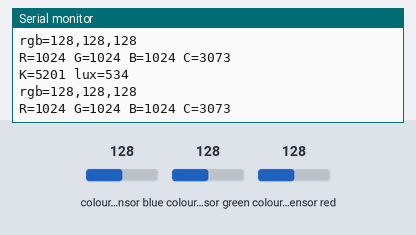
A sketch run on a simulated Arduino Uno, built with avr-gcc and run on an emulated ATmega328P. Shown: the last lines printed to the serial monitor. The test bench sets the inputs (shaded band); at power-on: colour sensor green 128, colour sensor blue 128, colour sensor red 128.

Above: at 1.2 s.
1.3 s: colour sensor green set to 191
At 1.4 s:
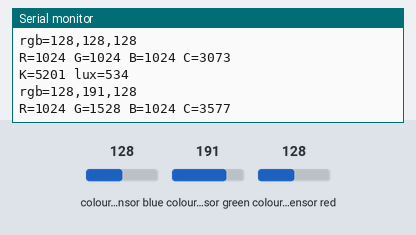
4.3 s: colour sensor blue set to 5
At 4.38 s:
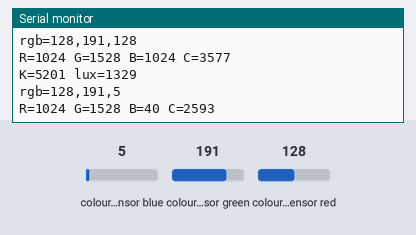
5.8 s: colour sensor red set to 5
At 5.81 s:
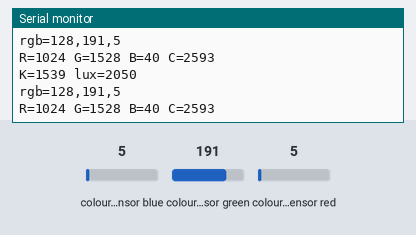
8.8 s: colour sensor blue set to 64
At 8.88 s:
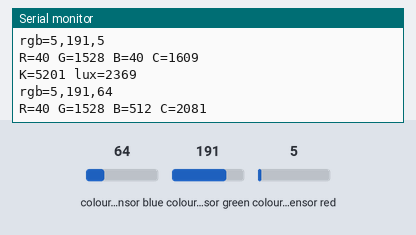
Timing chart, 0 to 11.8 s (numbered marks = the images above; inputs shaded):
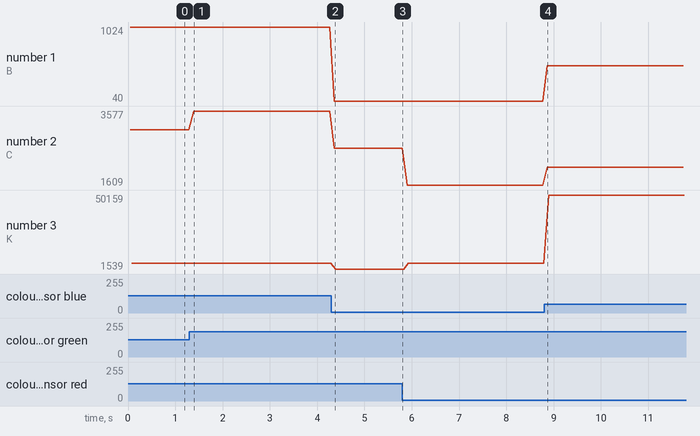

Measured:
- after the input at 1.3 s, the serial monitor: prints a new line at once (image 1)
- after the input at 4.3 s, the serial monitor: prints a new line at once (image 2)
- after the input at 8.8 s, the serial monitor: prints a new line at once (image 4)
- plotted number 1: 1024 → 40 after the input at 4.3 s, 40 → 512 after the input at 8.8 s
- plotted number 2: 3073 → 3577 after the input at 1.3 s, 3577 → 2593 after the input at 4.3 s, 2593 → 1609 after the input at 5.8 s, 1609 → 2081 after the input at 8.8 s
- plotted number 3: 5201 → 1539 after the input at 4.3 s, 5201 → 50159 after the input at 8.8 s

The sketch:

tcs34725_adafruit.ino
```cpp
// module: {"type":"tcs34725","addr":[41],"data":{"rgb":16744448,"lux":300}}
// expect: TCS34725 ok
// expect: R=1148 G=576 B=0 C=1724
// expect: K=1391 lux=536
// expect: rgb=169,85,0
// run-ms: 2600
// Couleur TCS34725 avec la bibliothèque d'Adafruit : lumière orange (#FF8000) de 300 lx, intégration de 614 ms au
// gain 1 ; comptes bruts, température de couleur (DN40), éclairement, couleur normalisée par le canal clair.
#include <Wire.h>
#include "Adafruit_TCS34725.h"
Adafruit_TCS34725 tcs = Adafruit_TCS34725(TCS34725_INTEGRATIONTIME_614MS, TCS34725_GAIN_1X);
void setup() {
  Serial.begin(9600);
  if (tcs.begin()) Serial.println("TCS34725 ok"); else { Serial.println("absent"); while (1); }
}
void loop() {
  uint16_t r, g, b, c;
  tcs.getRawData(&r, &g, &b, &c);
  Serial.print("R="); Serial.print(r); Serial.print(" G="); Serial.print(g); Serial.print(" B="); Serial.print(b); Serial.print(" C="); Serial.println(c);
  Serial.print("K="); Serial.print(tcs.calculateColorTemperature_dn40(r, g, b, c)); Serial.print(" lux="); Serial.println(tcs.calculateLux(r, g, b));
  float fr, fg, fb; tcs.getRGB(&fr, &fg, &fb);
  Serial.print("rgb="); Serial.print((int)fr); Serial.print(","); Serial.print((int)fg); Serial.print(","); Serial.println((int)fb);
}
```
